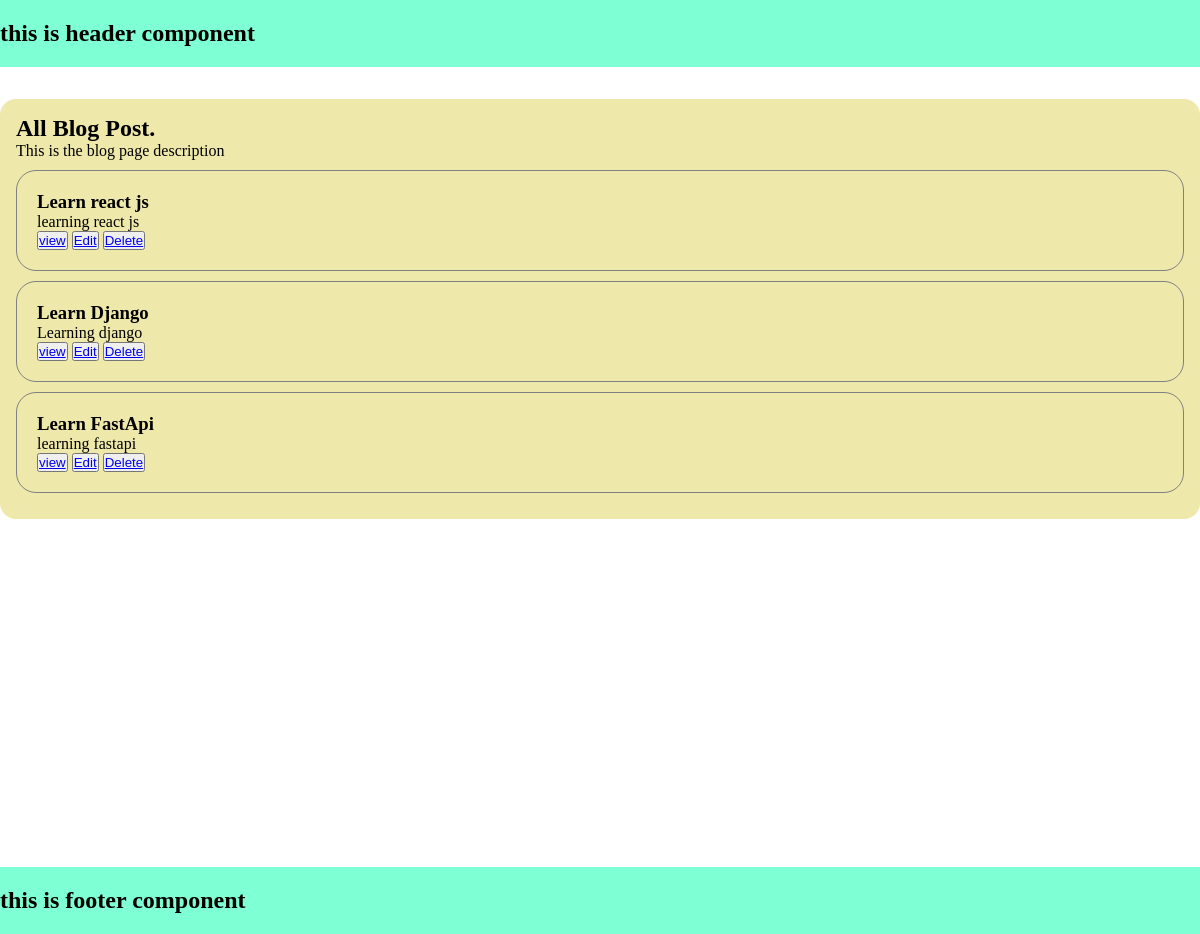
The page /blog/ on the database as committed earlier.
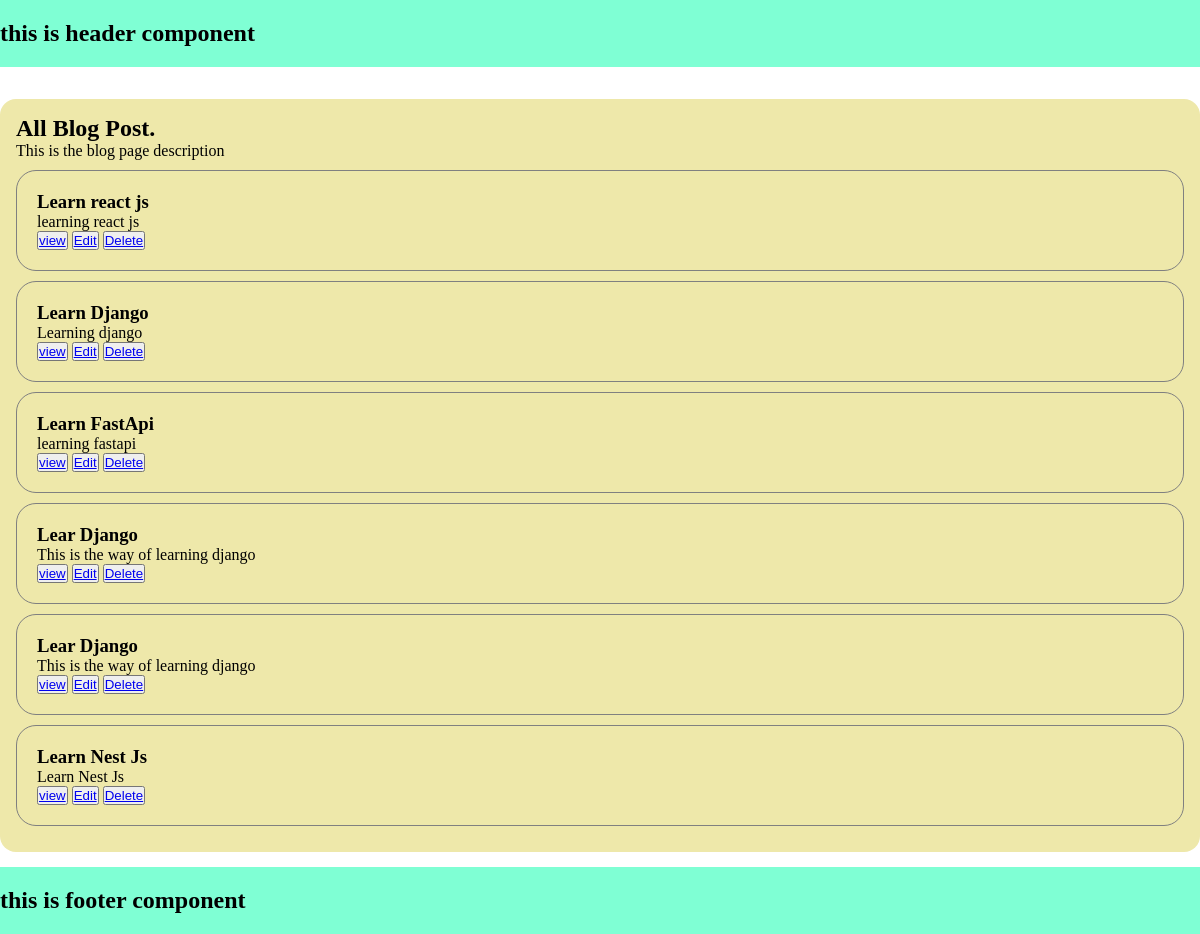
The same page on the database as committed later.
### blog/models.py (models this page shows, shortened)
class Post(models.Model):
    title = models.CharField(max_length=200)
    author = models.ForeignKey("auth.User", on_delete=models.CASCADE)
    body = models.TextField()

### blog/views.py (the view)
# urls.py: path("", BlogPageView.as_view(), name="blog_home"),
class BlogPageView(ListView):
    model = Post
    template_name = "blog/index.html"
    context_object_name = "post_list"

### blog/templates/blog/index.html
{% extends '_base.html' %} {% load static %} {% block page_css %}
<link rel="stylesheet" href="{% static 'blog/css/index.css' %}" />
{% endblock %} {% block content %}
<h2>All Blog Post.</h2>
<p>This is the blog page description</p>
<div>
  {% for post in post_list %}
  <div class="blog_container">
    <h3>{{ post.title }}</h3>
    <p>{{ post.body}}</p>
    <button>
      <a href="{% url 'blog_detail' post.pk %}">view</a>
    </button>
    <button>
      <a href="{% url 'blog_update' post.pk %}">Edit</a>
    </button>
    <button>
      <a href="{% url 'blog_delete' post.pk %}">Delete</a>
    </button>
  </div>
  {% endfor %}
</div>
{% endblock %}

### templates/_base.html (shortened to what this page needs)
{% load static %}
<!DOCTYPE html>
<html lang="en">
  <head>
    <link rel="stylesheet" href="{% static 'css/_base.css' %}" />
    {% block page_css %}{% endblock %}
  </head>
  <body>
    <header class="container header">
      <h2>this is header component</h2>
    </header>
    <main class="container main">
      <div class="title">
      </div>
      <div class="content">
        {% block content %} {% endblock %}
      </div>
    </main>
    <footer class="container footer">
      <h2>this is footer component</h2>
    </footer>
  </body>
</html>

### static/css/_base.css (style rules this page uses)
* { margin: 0px; padding: 0px; box-sizing: border-box; }
.container { width: 100%; max-width: 1240px; margin: 0 auto; }
.main { width: 100%; min-height: 100vh; }
.title { padding: 16px 0px; }
.content { padding: 16px; background-color: palegoldenrod; border-radius: 16px; }
.header, .footer { background-color: aquamarine; padding: 20px 0px; }

### blog/static/blog/css/index.css (style rules this page uses)
.blog_container { padding: 20px; margin: 10px 0px; border: 1px solid gray; border-radius: 20px; }

Rows that differ between the two databases and show on the page:
added Post: title "Lear Django", body "This is the way of learning django"
added Post: title "Lear Django", body "This is the way of learning django"
added Post: title "Learn Nest Js", body "Learn Nest Js"
